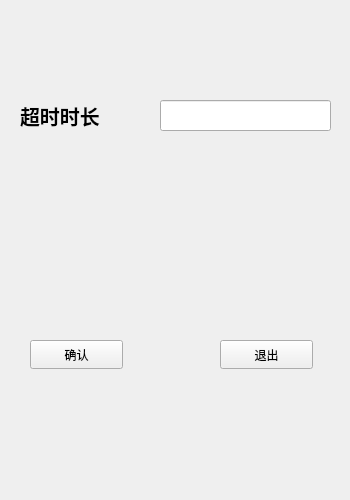
<?xml version="1.0" encoding="UTF-8"?>
<ui version="4.0">
 <class>setting</class>
 <widget class="QWidget" name="setting">
  <property name="geometry">
   <rect>
    <x>0</x>
    <y>0</y>
    <width>350</width>
    <height>500</height>
   </rect>
  </property>
  <property name="windowTitle">
   <string>Form</string>
  </property>
  <widget class="QLabel" name="label_1">
   <property name="geometry">
    <rect>
     <x>20</x>
     <y>90</y>
     <width>111</width>
     <height>51</height>
    </rect>
   </property>
   <property name="font">
    <font>
     <pointsize>15</pointsize>
     <bold>true</bold>
    </font>
   </property>
   <property name="text">
    <string>超时时长</string>
   </property>
  </widget>
  <widget class="QLineEdit" name="txtl_set_time">
   <property name="geometry">
    <rect>
     <x>160</x>
     <y>100</y>
     <width>171</width>
     <height>31</height>
    </rect>
   </property>
  </widget>
  <widget class="QPushButton" name="btn_set_ok">
   <property name="geometry">
    <rect>
     <x>30</x>
     <y>340</y>
     <width>93</width>
     <height>29</height>
    </rect>
   </property>
   <property name="text">
    <string>确认</string>
   </property>
  </widget>
  <widget class="QPushButton" name="btn_set_cancel">
   <property name="geometry">
    <rect>
     <x>220</x>
     <y>340</y>
     <width>93</width>
     <height>29</height>
    </rect>
   </property>
   <property name="text">
    <string>退出</string>
   </property>
  </widget>
 </widget>
 <resources/>
 <connections>
  <connection>
   <sender>btn_set_cancel</sender>
   <signal>clicked()</signal>
   <receiver>setting</receiver>
   <slot>close()</slot>
   <hints>
    <hint type="sourcelabel">
     <x>266</x>
     <y>354</y>
    </hint>
    <hint type="destinationlabel">
     <x>174</x>
     <y>249</y>
    </hint>
   </hints>
  </connection>
 </connections>
</ui>
